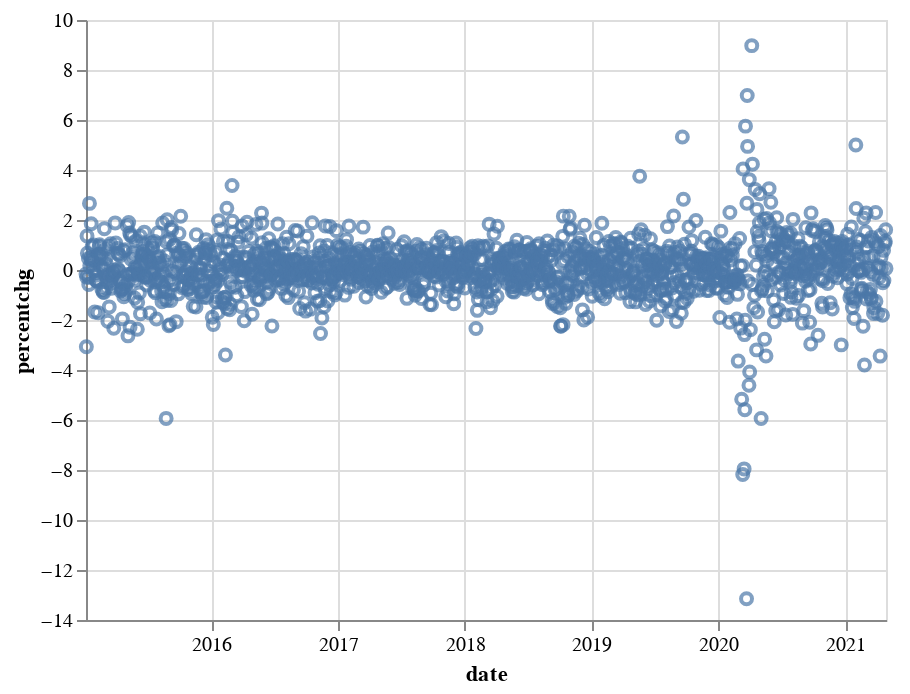

This figure's notebook cell:
### Code cell
alt.Chart(altdata_closepercentchg).mark_point().encode(x='date',y='percentchg')

### Figure 1 — Vega-Lite specification as saved in the notebook (floating-point values rounded to 4 significant figures; data arrays with more than 128 entries replaced by an {"elided": "..."} marker saying what was removed)
{"config": {"view": {"continuousWidth": 400, "continuousHeight": 300}}, "data": {"name": "data-79717853ac65c44bbc1ee7c69c8e0aec"}, "mark": "point", "encoding": {"x": {"type": "temporal", "field": "date"}, "y": {"type": "quantitative", "field": "percentchg"}}, "$schema": "https://vega.github.io/schema/vega-lite/v4.8.1.json", "datasets": {"data-79717853ac65c44bbc1ee7c69c8e0aec": {"elided": "1551 records"}}}
